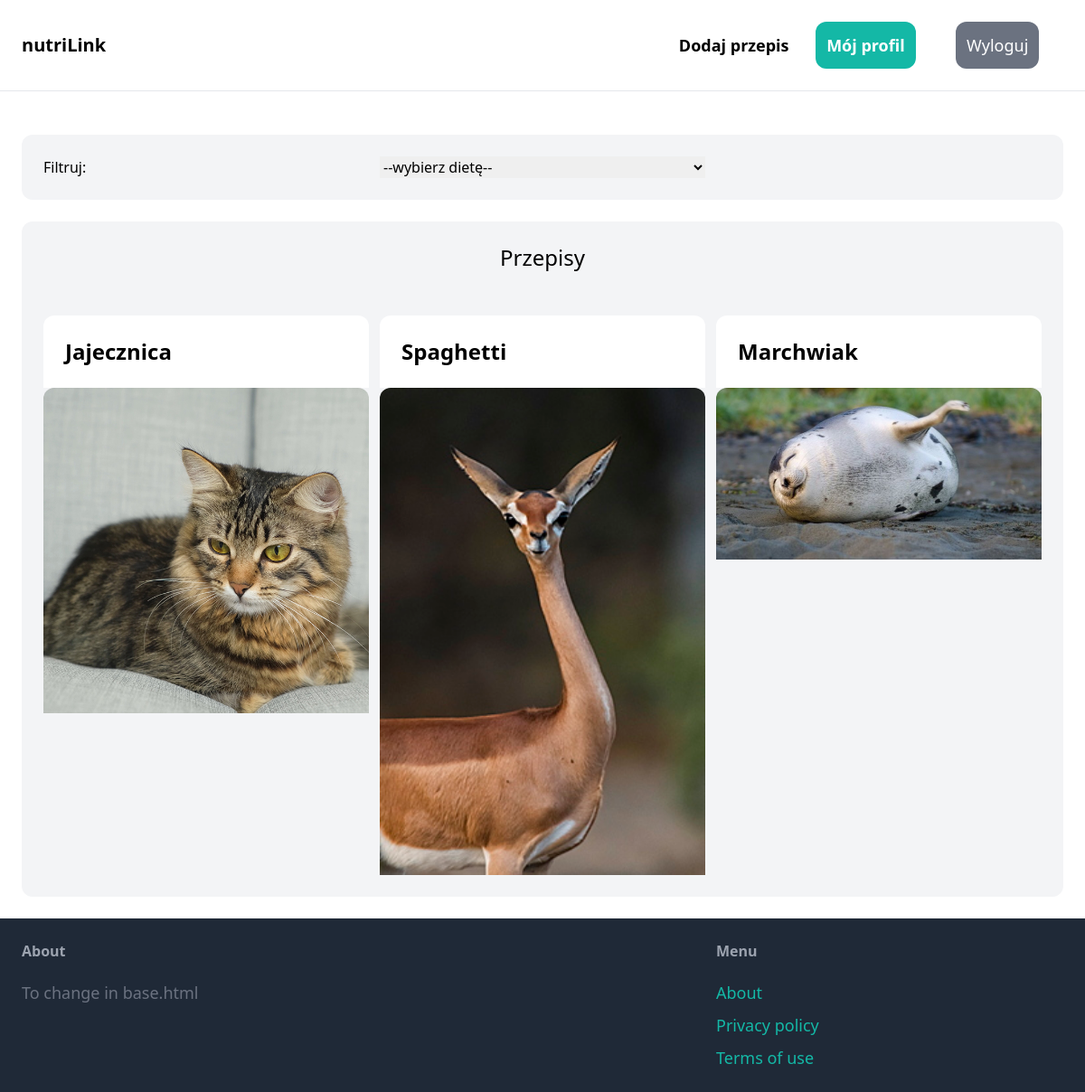
The app's page / (signed in) with its own data.
### nutriLink/models.py (models this page shows, shortened)
class Recipe(models.Model):
    recipe_name = models.CharField(max_length=150, unique=True)
    user = models.ForeignKey(User, related_name='recipes', on_delete=models.CASCADE)
    contents = models.TextField()
    picture = models.ImageField(upload_to='uploads/')
    pub_date = models.DateTimeField(auto_now_add=True)

### nutriLink/views.py (the view)
# urls.py: path("", views.index, name="index"),
def index(request):
    recipes = Recipe.objects.all()
    diets = Diet.objects.all()
    if request.method == 'POST':
        logout(request)
        del request.session['user_id']
        return redirect('nutriLink/')
    return render(request, 'nutriLink/index.html',{
        'recipes': recipes,
        'diets': diets
    })

### templates/nutriLink/index.html (shortened to what this page needs)
{% extends 'nutriLink/base.html' %}
{% block content %}
    <div class="mt-6 px-6 py-6 bg-gray-100 rounded-xl">
        <div class="grid grid-cols-3 gap-3">
            <label for="diets">Filtruj:</label>
            <select id="diets" name="dietlist" form="#">
                <option>--wybierz dietę--</option>
            </select>
        </div>
    </div>
    <div class="mt-6 px-6 py-6 bg-gray-100 rounded-xl">
        <h2 class="mb-12 text-2xl text-center">Przepisy</h2>
        <div class="grid grid-cols-3 gap-3">
            {% for item in recipes %}
                <div>
                    <a href="{% url 'nutriLink:recipe' item.id %}">
                        <div class="p-6 bg-white rounded-t-xl">
                            <h2 class="text-2xl font-semibold">{{ item.recipe_name }}</h2>
                        </div>
                        <div>
                            <img src="{{ item.picture.url }}" class="rounded-t-xl" width="500px">
                        </div>
                    </a>
                </div>
            {% endfor %}
        </div>
    </div>
{% endblock %}

### records on screen
Recipe: recipe_name "Jajecznica", picture (picture)
Recipe: recipe_name "Spaghetti", picture (picture)
Recipe: recipe_name "Marchwiak", picture (picture)
